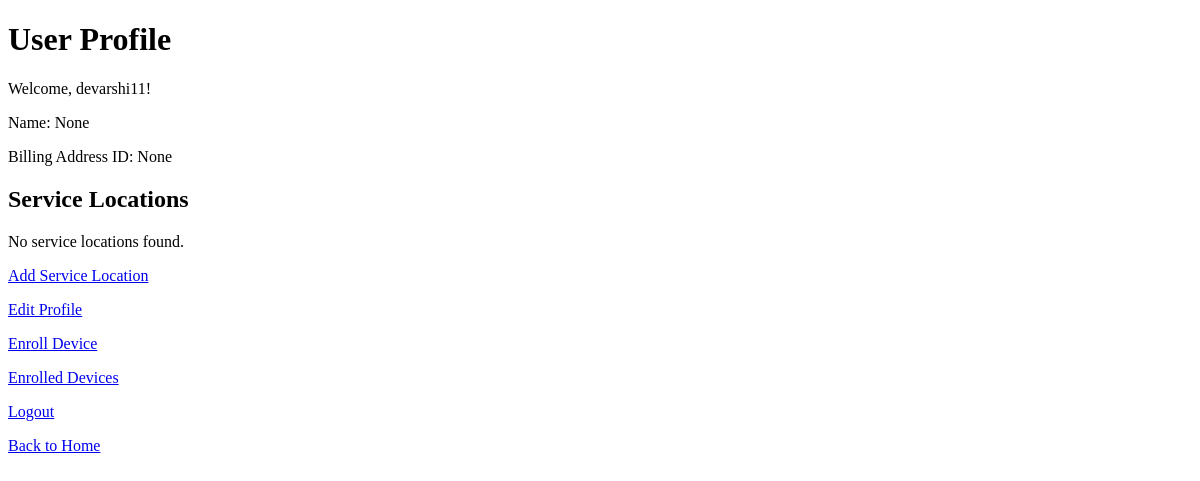
/profile (signed in), run on an earlier commit of the app's database.
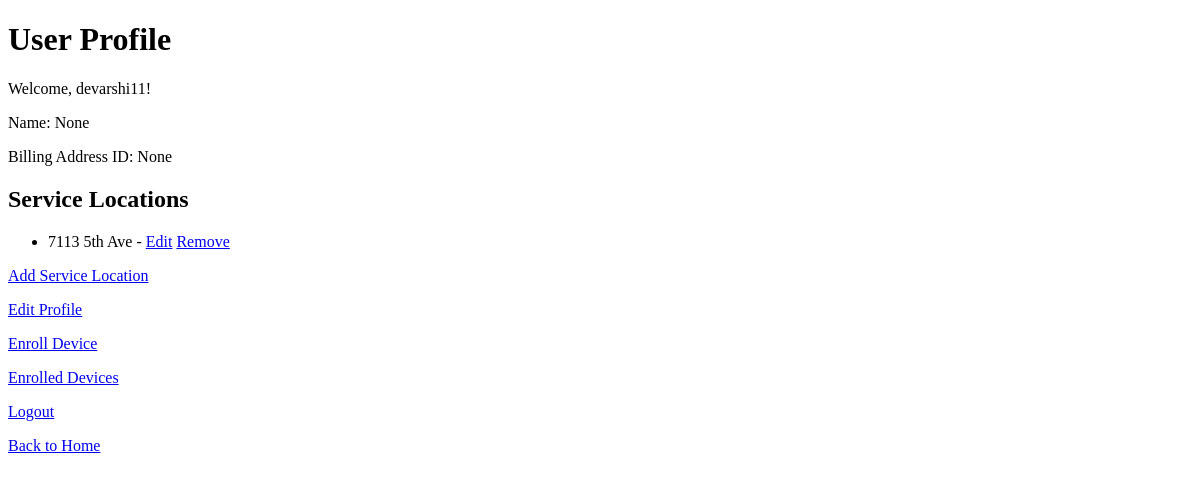
And on a later commit of the database.
### app.py (models this page shows)
class User(db.Model):
    id = db.Column(db.Integer, primary_key=True)
    username = db.Column(db.String(50), unique=True, nullable=False)
    password = db.Column(db.String(60), nullable=False)
    name = db.Column(db.String(100), nullable=True)  # Add this line for the name field
    billing_address_id = db.Column(db.Integer, nullable=True)  # Add this line for the billing_address_id field
    service_locations = db.relationship('ServiceLocation', backref='user', lazy=True)

class ServiceLocation(db.Model):
    id = db.Column(db.Integer, primary_key=True)
    user_id = db.Column(db.Integer, db.ForeignKey('user.id'), nullable=False)
    address = db.Column(db.String(255), nullable=False)
    unit_number = db.Column(db.String(20), nullable=True)
    square_footage = db.Column(db.Integer, nullable=True)
    bedrooms = db.Column(db.Integer, nullable=True)
    occupants = db.Column(db.Integer, nullable=True)

### app.py (the view)
@app.route('/profile')
def profile():
    if 'user_id' in session:
        user = User.query.get(session['user_id'])
        return render_template('profile.html', user=user)
    else:
        return redirect(url_for('login'))

### templates/profile.html (shortened to what this page needs)
<!DOCTYPE html>
<html lang="en">
<head>
</head>
<body>
    <h1>User Profile</h1>
    <p>Welcome, {{ user.username }}!</p>
    <p>Name: {{ user.name }}</p>
    <p>Billing Address ID: {{ user.billing_address_id }}</p>
    <h2>Service Locations</h2>
    {% if user.service_locations %}
        <ul>
            {% for service_location in user.service_locations %}
            <li>
                {{ service_location.address }} -
                <a href="{{ url_for('edit_service_location', location_id=service_location.id) }}">Edit</a>
                <a href="{{ url_for('remove_service_location', location_id=service_location.id) }}">Remove</a>
            </li>
            {% endfor %}
        </ul>
    {% else %}
        <p>No service locations found.</p>
    {% endif %}
    <p><a href="{{ url_for('add_service_location') }}">Add Service Location</a></p>
    <p><a href="{{ url_for('edit_profile') }}">Edit Profile</a></p>
    <p><a href="{{ url_for('enroll_device') }}">Enroll Device</a></p>
    <p><a href="{{ url_for('enrolled_devices') }}">Enrolled Devices</a></p>
    <p><a href="{{ url_for('logout') }}">Logout</a></p>
    <p><a href="{{ url_for('index') }}">Back to Home</a></p>
</body>
</html>

What changed in the data, as far as the page shows it:
added ServiceLocation: address "7113 5th Ave"
Also different on the page:
text no longer shown: "No service locations found."
